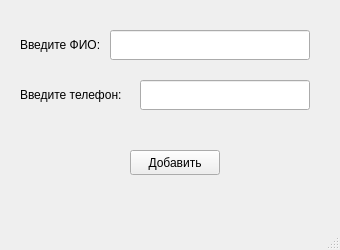
<?xml version="1.0" encoding="UTF-8"?>
<ui version="4.0">
 <class>AddWindow</class>
 <widget class="QMainWindow" name="AddWindow">
  <property name="geometry">
   <rect>
    <x>0</x>
    <y>0</y>
    <width>340</width>
    <height>250</height>
   </rect>
  </property>
  <property name="windowTitle">
   <string>MainWindow</string>
  </property>
  <widget class="QWidget" name="centralwidget">
   <widget class="QLineEdit" name="lineEdit_2">
    <property name="geometry">
     <rect>
      <x>140</x>
      <y>80</y>
      <width>170</width>
      <height>30</height>
     </rect>
    </property>
    <property name="text">
     <string/>
    </property>
   </widget>
   <widget class="QLineEdit" name="lineEdit">
    <property name="geometry">
     <rect>
      <x>110</x>
      <y>30</y>
      <width>200</width>
      <height>30</height>
     </rect>
    </property>
    <property name="text">
     <string/>
    </property>
   </widget>
   <widget class="QLabel" name="label">
    <property name="geometry">
     <rect>
      <x>20</x>
      <y>30</y>
      <width>90</width>
      <height>30</height>
     </rect>
    </property>
    <property name="text">
     <string>Введите ФИО:</string>
    </property>
   </widget>
   <widget class="QPushButton" name="pushButton">
    <property name="geometry">
     <rect>
      <x>130</x>
      <y>150</y>
      <width>90</width>
      <height>25</height>
     </rect>
    </property>
    <property name="text">
     <string>Добавить</string>
    </property>
   </widget>
   <widget class="QLabel" name="label_2">
    <property name="geometry">
     <rect>
      <x>20</x>
      <y>80</y>
      <width>120</width>
      <height>30</height>
     </rect>
    </property>
    <property name="text">
     <string>Введите телефон:</string>
    </property>
   </widget>
  </widget>
  <widget class="QMenuBar" name="menubar">
   <property name="geometry">
    <rect>
     <x>0</x>
     <y>0</y>
     <width>340</width>
     <height>26</height>
    </rect>
   </property>
  </widget>
  <widget class="QStatusBar" name="statusbar"/>
 </widget>
 <resources/>
 <connections/>
</ui>
